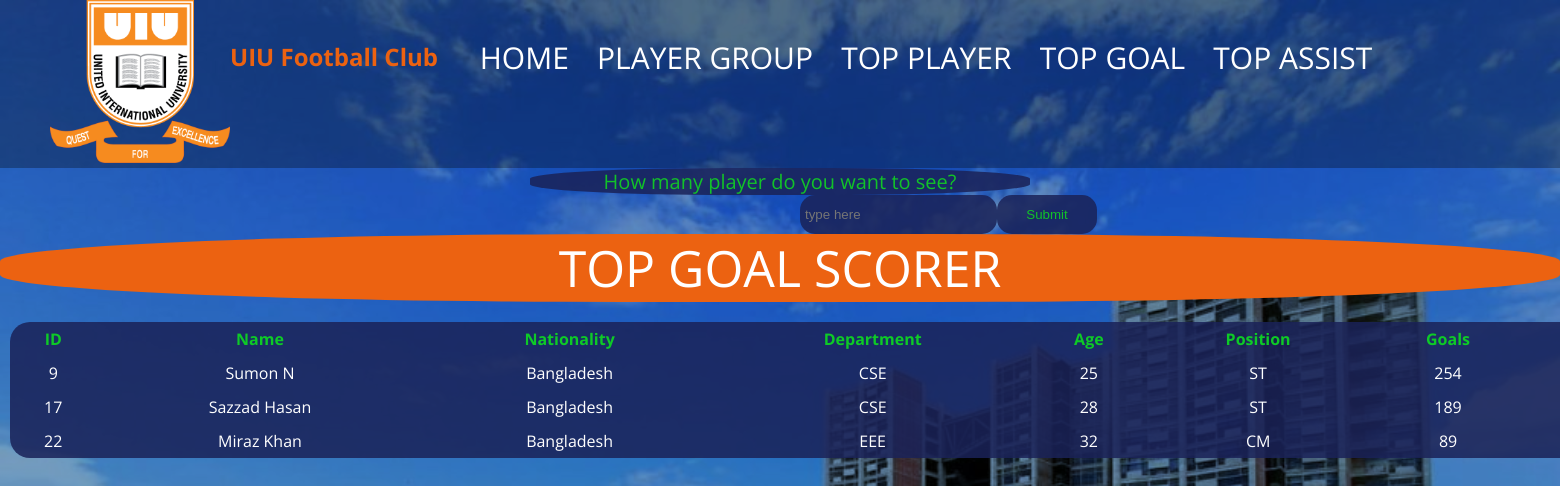
Screenshot of /top5goal.php with the database file from the repository.
### tables this page shows
CREATE TABLE `player` (
  `player_id` varchar(15) NOT NULL,
  `player_name` varchar(40) NOT NULL,
  `player_position` varchar(40) NOT NULL,
  `player_age` int(11) NOT NULL,
  `player_nationality` varchar(40) NOT NULL,
  `player_goals` int(11) NOT NULL,
  `player_assists` int(11) NOT NULL,
  `player_wages` int(11) NOT NULL,
  `player_contract` date NOT NULL,
  `player_value` int(11) NOT NULL,
  `player_rating` double NOT NULL,
  `player_dept` varchar(20) DEFAULT NULL
);

### top5goal.php (the view, shortened to what this page needs)
<!DOCTYPE html>
<html lang="en" dir="ltr">
  <head>
    <link rel="stylesheet" href="css/style.css">
  </head>
  <body >
<div class="nav-bar">
  <div class="logo">
   <a href="userhome.php">
  <img src="images/UIU-Logo-250.png" >
   </a>
</div>
<h2>UIU Football Club</h2>
<div class="menu">
<ul>
  <li><a href="userhome.php">HOME</a></li>
  <li><a href="group_player.php">PLAYER GROUP</a></li>
  <li><a href="top5rating.php">TOP PLAYER</a></li>
    <li><a href="top5goal.php">TOP GOAL</a></li>
    <li><a href="top5assist.php">TOP ASSIST </a></li>
</ul>
</div>
</div>
<header class="pth1">
    How many player do you want to see? <br>
  </header>
<div class="formcontentp" id="playerinfo">
    <form   class="f_inner" action="top5goal.php" method="post">
       <div> <input type="text" name="search" placeholder="type here" style=" background-color:rgba(26, 35, 88, 0.856);"></div>
       <div style="padding-left:10px;width:100px"><input type ="submit" name="submit" value="Submit"  style="background-color:rgba(26, 35, 88, 0.856);color:rgb(18, 194, 41)"></div>
    </form>
</div>
  </body>
</html>
<?php
  include_once 'dbh.inc.php';
  $shaown=3;
  $sql="Select  * from player order by player_goals desc";
  $data=mysqli_query($conn,$sql);
  ?>
  <link rel="stylesheet" href="css/style.css">
  <header class="pth">
    TOP GOAL SCORER <br>
  </header>
  <div class="tl1">
  <table>
    <tr>
      <th>ID</th>
      <th>Name</th>
      <th>Nationality</th>
      <th>Department</th>
      <th>Age</th>
      <th>Position</th>
      <th>Goals</th>
      <th>Assists</th>
    </tr>
    <?php
    $s=0;
    while($s<$shaown){
      $result=mysqli_fetch_assoc($data);
      echo "<tr>
      <td>".$result['player_id']."</td>
      <td>".$result['player_name']."</td>
      <td>".$result['player_nationality']."</td>
      <td>".$result['player_dept']."</td>
      <td>".$result['player_age']."</td>
      <td>".$result['player_position']."</td>
      <td>".$result['player_goals']."</td>
      <td>".$result['player_assists']."</td>
      <td>".$result['player_rating']."</td>
      </tr>";
      $s++;
    }
?>
</table></div>

### css/style.css (style rules this page uses)
.menu ul li { list-style-type:none; display: inline-block; font-family: ; font-size: 30px; padding: 0px 12px; margin-top: 30px; cursor: pointer; color: rgb(255, 255, 255); text-decoration: none; }
.menu { float: right; color: #d68910 ; width: 80%; }
.menu ul { text-align: center; margin: 0px; margin-top: 0px; padding: 0; float: revert; margin-top: -86px; }
.nav-bar { background: rgba(3, 3, 3, 0.301); padding: 0px 50px; }
.nav-bar h2 { float: left; color: #ec6211; margin-top: 40px; }
.logo { float: left; }
.logo img { width: 180px; }
a { color: #fff; text-decoration: none; }
body { color: white; margin: 0; padding: 0; background-image:url("../images/f.jpg"); background-repeat: no-repeat; background-size:cover; font-family: 'Open Sans', sans-serif; background-size: cover; background-color: rgba(10, 80, 145, 0.568); background-blend-mode: multiply; }
input { color: white; width: 100%; padding: 12px 5px; background: rgba(140, 82, 82, 0.4); border: none; border-radius: 15px; cursor: pointer; }
.tl1 { color:rgb(18, 194, 41); text-align: -moz-center; }
th { padding: 6px; }
td { padding: 6px; color: #ffffff; }
.pth { font-size: 50px; background-color: #ec6211 ; margin:auto; border:#d16015 1px; border-radius: 40%; color:rgb(255, 255, 255); }
.pth1 { font-size: 20px; width: 500px; background-color: rgba(26, 35, 88, 0.856) ; margin:auto; border:#d16015 1px; border-radius: 40%; color:rgb(18, 194, 41); }
table { width: 1890px; text-align: center; margin-left: auto; margin-right: auto; border-collapse: collapse; margin: 10px; margin-top: 20px; color: rgb(14, 202, 39); background:rgba(26, 35, 88, 0.856); border-radius: 20px; }
header { text-align: center; }

### top5goal.php (style rules this page uses)
.formcontentp { width: 1000px; border-radius: 20px; margin-left: 800px; color: #ffcc02; }
.f_inner { display: flex; flex-direction: row; }
.pth1 { font-size: 20px; width: 500px; background-color: rgba(26, 35, 88, 0.856) ; margin:auto; border:#d16015 1px; border-radius: 40%; color:rgb(18, 194, 41); }

### rows the page displays
player: player_id "9", player_name "Sumon N", player_nationality "Bangladesh", player_dept "CSE", player_age "25", player_position "ST", player_goals "254"
player: player_id "17", player_name "Sazzad Hasan", player_nationality "Bangladesh", player_dept "CSE", player_age "28", player_position "ST", player_goals "189"
player: player_id "22", player_name "Miraz Khan", player_nationality "Bangladesh", player_dept "EEE", player_age "32", player_position "CM", player_goals "89"
